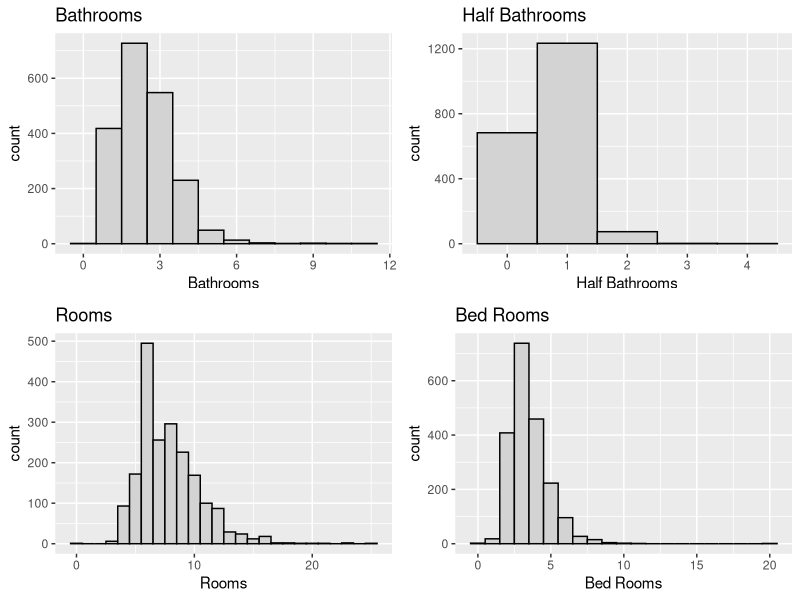
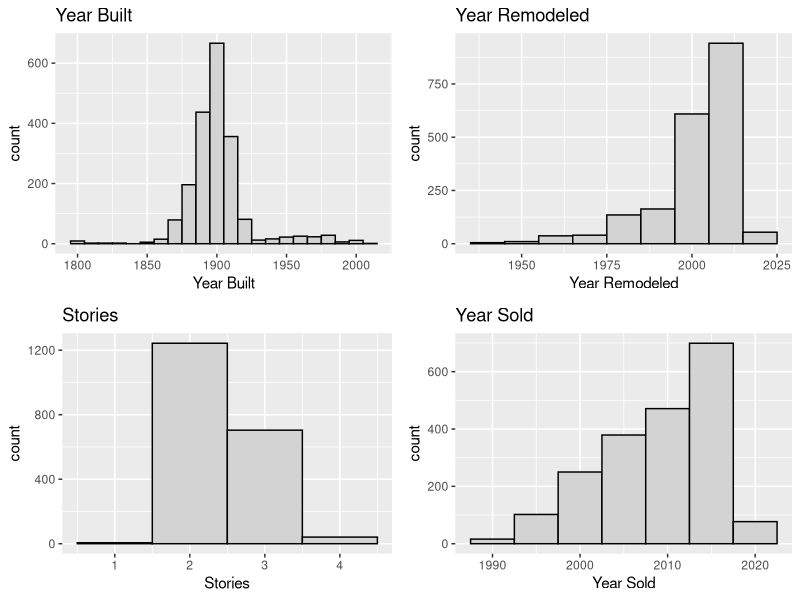
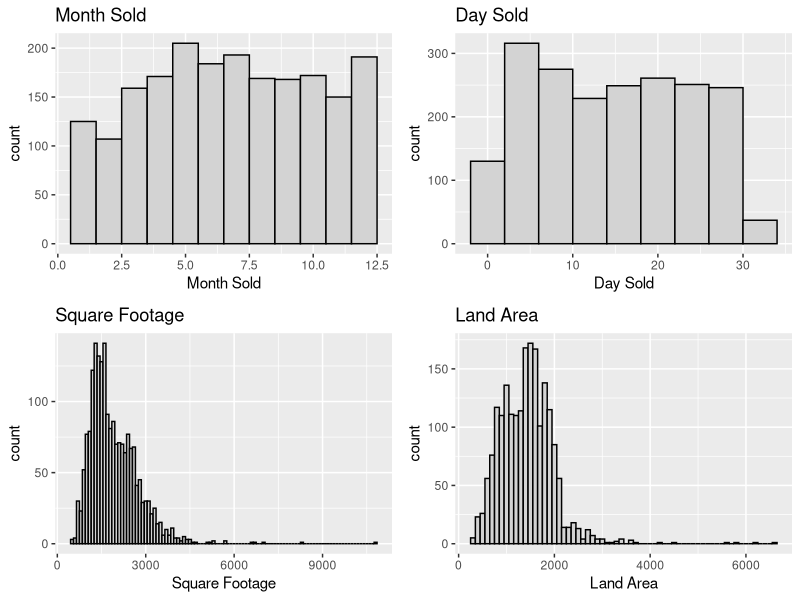
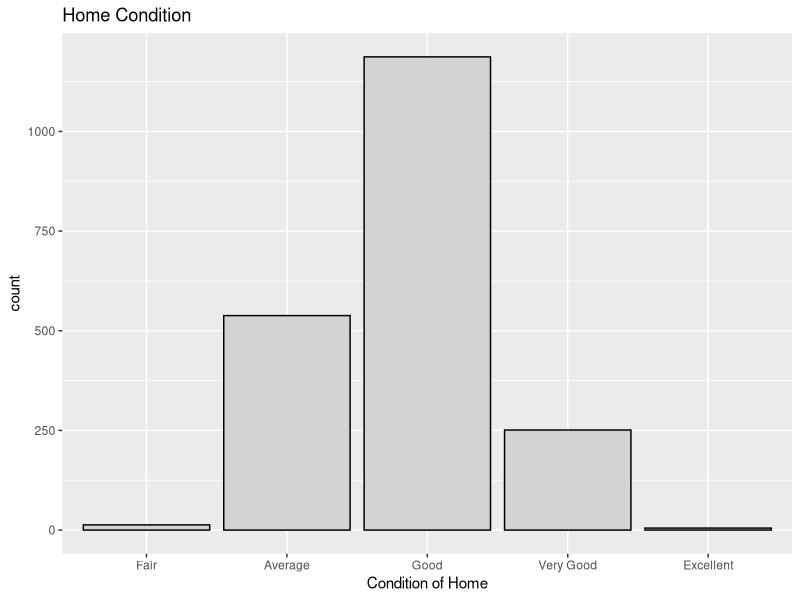
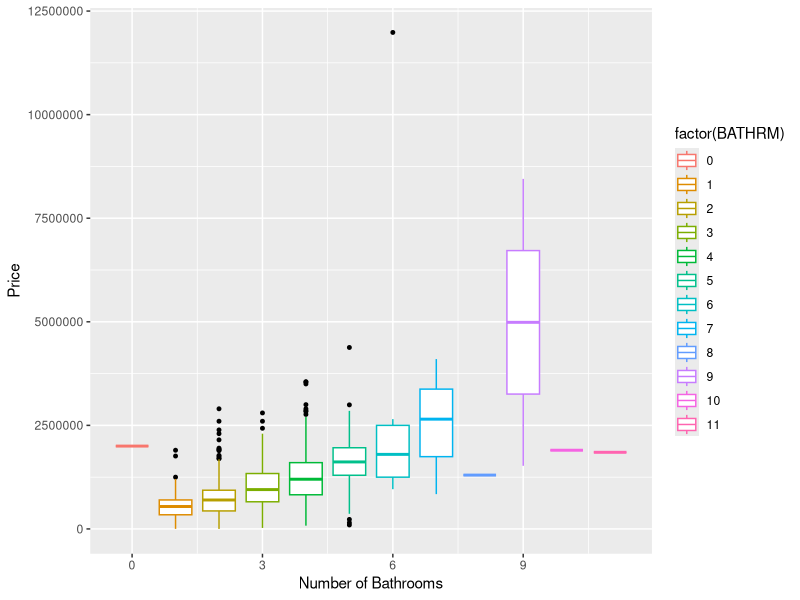
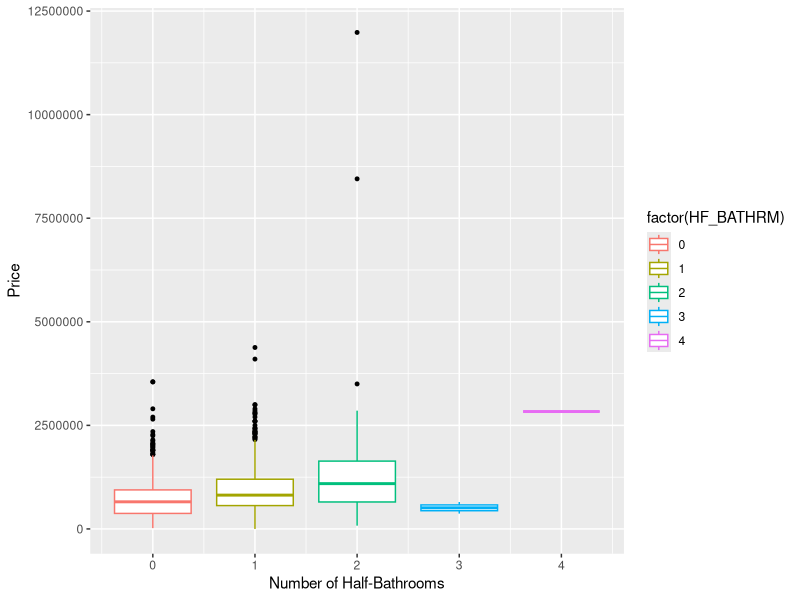
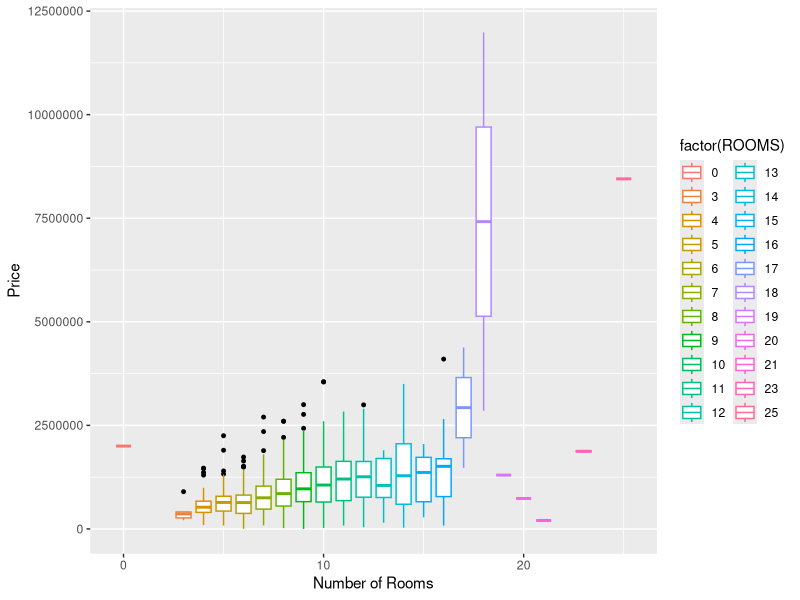
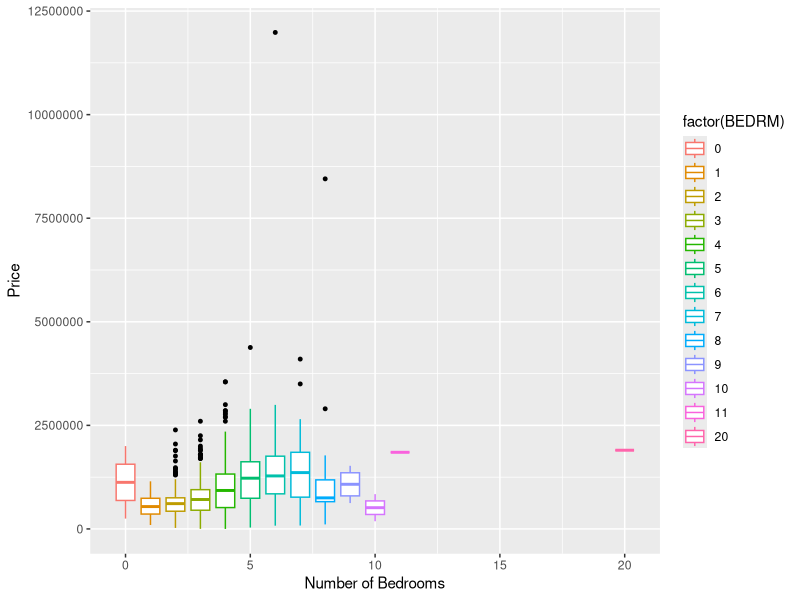

The R source for these figures, in order:
## ---- chunk 1
knitr::opts_chunk$set(echo = TRUE)
library(ggplot2)
library(dplyr)
library(readr)
library(car)
library(broom)
library(corrplot)
library(gridExtra)
## ---- chunk 2

houses <- read.csv("DC_properties_clean.csv")

excl_rows <- houses[sample(nrow(houses), 5), ] # Exclude Random Rows
houses <- setdiff(houses, excl_rows)

houses$CNDTN <- factor(houses$CNDTN, order = TRUE, levels = c("Fair", "Average", "Good", "Very Good", "Excellent"))

## ---- chunk 3


require(gridExtra)

plot1 <- ggplot(houses, aes(x = BATHRM))+
  geom_histogram(color="black", fill="light gray", binwidth = 1)+
  labs(x="Bathrooms", title="Bathrooms")

plot2 <- ggplot(houses, aes(x = HF_BATHRM))+
  geom_histogram(color="black", fill="light gray", binwidth = 1)+
  labs(x="Half Bathrooms", title="Half Bathrooms")

plot3 <- ggplot(houses, aes(x = ROOMS))+
  geom_histogram(color="black", fill="light gray", binwidth = 1)+
  labs(x="Rooms", title="Rooms")

plot4 <- ggplot(houses, aes(x = BEDRM))+
  geom_histogram(color="black", fill="light gray", binwidth = 1)+
  labs(x="Bed Rooms", title="Bed Rooms")

grid.arrange(plot1, plot2, plot3, plot4, nrow =2, ncol = 2)



plot5 <- ggplot(houses, aes(x = AYB))+
  geom_histogram(color="black", fill="light gray", binwidth = 10)+
  labs(x="Year Built", title="Year Built")

plot6 <- ggplot(houses, aes(x = YR_RMDL))+
  geom_histogram(color="black", fill="light gray", binwidth = 10)+
  labs(x="Year Remodeled", title="Year Remodeled")

plot7 <- ggplot(houses, aes(x = STORIES))+
  geom_histogram(color="black", fill="light gray", binwidth = 1)+
  labs(x="Stories", title="Stories")

plot8 <- ggplot(houses, aes(x = SALEYEAR))+
  geom_histogram(color="black", fill="light gray", binwidth = 5)+
  labs(x="Year Sold", title="Year Sold")

grid.arrange(plot5, plot6, plot7, plot8, nrow =2, ncol = 2)



plot9 <- ggplot(houses, aes(x = SALEMONTH))+
  geom_histogram(color="black", fill="light gray", binwidth = 1)+
  labs(x="Month Sold", title="Month Sold")

plot10 <- ggplot(houses, aes(x = SALEDAY))+
  geom_histogram(color="black", fill="light gray", binwidth = 4)+
  labs(x="Day Sold", title="Day Sold")

plot11 <- ggplot(houses, aes(x = GBA))+
  geom_histogram(color="black", fill="light gray", binwidth = 100)+
  labs(x="Square Footage", title="Square Footage")

plot12 <- ggplot(houses, aes(x = LANDAREA))+
  geom_histogram(color="black", fill="light gray", binwidth = 100)+
  labs(x="Land Area", title="Land Area")

grid.arrange(plot9, plot10, plot11, plot12, nrow =2, ncol = 2)


ggplot(houses, aes(x = CNDTN))+
  geom_bar(color="black", fill="light gray")+
  labs(x="Condition of Home", title="Home Condition")



# Boxplots to identify outliers

ggplot(houses, aes(x=BATHRM, y=PRICE, color = factor(BATHRM))) +
  geom_boxplot(outlier.color = "black", outlier.size = 1) +
  labs(x="Number of Bathrooms", y="Price")
    
ggplot(houses, aes(x=HF_BATHRM, y=PRICE, color = factor(HF_BATHRM))) +
  geom_boxplot(outlier.color = "black", outlier.size = 1) +
  labs(x="Number of Half-Bathrooms", y="Price")

ggplot(houses, aes(x=ROOMS, y=PRICE, color = factor(ROOMS))) +
  geom_boxplot(outlier.color = "black", outlier.size = 1) +
  labs(x="Number of Rooms", y="Price")

ggplot(houses, aes(x=BEDRM, y=PRICE, color = factor(BEDRM))) +
  geom_boxplot(outlier.color = "black", outlier.size = 1) +
  labs(x="Number of Bedrooms", y="Price")

#Because there are so many years, lumping them all together for AYB & YR_RMDL doesnt make sense. But it looks busy. If I had more time I would figure out how to group them into decades
ggplot(houses, aes(x=AYB, y=PRICE, color = factor(AYB))) +
  geom_boxplot(outlier.color = "black", outlier.size = 1, show.legend = FALSE) +
  labs(x="Year Built", y="Price")

ggplot(houses, aes(x=YR_RMDL, y=PRICE, color = factor(YR_RMDL))) +
  geom_boxplot(outlier.color = "black", outlier.size = 1, show.legend = FALSE) +
  labs(x="Year Remodeled", y="Price") +
  coord_flip()

#####


boxplot(houses$YR_RMDL, main="Year Remodeled", sub=paste("Outlier rows: ", boxplot.stats(houses$YR_RMDL)$out))

par(mfrow = c(1,2))
boxplot(houses$STORIES, main="Stories", sub=paste("Outlier rows: ", boxplot.stats(houses$STORIES)$out))

boxplot(houses$SALEYEAR, main="Year of Most Recent Sale", sub=paste("Outlier rows: ", boxplot.stats(houses$SALEYEAR)$out))

par(mfrow = c(1,2))
boxplot(houses$GBA, main="Gross Building Area", sub=paste("Outlier rows: ", boxplot.stats(houses$GBA)$out))

boxplot(houses$CNDTN, main="Condition", sub=paste("Outlier rows: ", boxplot.stats(houses$CNDTN)$out))

par(mfrow = c(1,2))
boxplot(houses$LANDAREA, main="Land Area", sub=paste("Outlier rows: ", boxplot.stats(houses$LANDAREA)$out))

boxplot(houses$PRICE, main="Price", sub=paste("Outlier rows: ", boxplot.stats(houses$PRICE)$out))

# Boxplots to identify outliers

boxplot(houses$BATHRM, main="Bathrooms", sub=paste("Outlier rows: ", boxplot.stats(houses$BATHRM)$out))

boxplot(houses$HF_BATHRM, main="Half Bathrooms", sub=paste("Outlier rows: ", boxplot.stats(houses$HF_BATHRM)$out))

boxplot(houses$ROOMS, main="Rooms", sub=paste("Outlier rows: ", boxplot.stats(houses$ROOMS)$out))



## ---- chunk 4

## ---- chunk 5

# scatterplots


# price by room
room_price <- ggplot(houses, aes(x = ROOMS, y = PRICE))
room_price_plot <- room_price + geom_point()

# price by year
year_price <- ggplot(houses, aes(x = SALEYEAR, y = PRICE))
year_price_plot <- year_price + geom_point()


# price by month
month_price <- ggplot(houses, aes(x = SALEMONTH, y = PRICE))
month_price_plot <- month_price + geom_point()

# price by day of month
day_price <- ggplot(houses, aes(x = SALEDAY, y = PRICE))
day_price_plot <-  day_price + geom_point()

grid.arrange(room_price_plot, year_price_plot, month_price_plot, day_price_plot, nrow = 2,  ncol = 2)

## ---- chunk 6

# Use corrplot to display a correlation matrix of that variables

corr_matrix <- cor(data.frame(houses$HF_BATHRM, houses$BATHRM, houses$ROOMS, houses$BEDRM,houses$AYB, houses$YR_RMDL, houses$PRICE, houses$SALEDAY, houses$SALEMONTH, houses$SALEYEAR, houses$STORIES, houses$LANDAREA, houses$GBA))
corrplot(corr_matrix, type = "upper", order = "hclust", 
         tl.col = "black", tl.srt = 45)

## ---- chunk 7

# 5. Identification and evaluation of suitable model

fit <- lm(data = houses, PRICE ~ BATHRM + HF_BATHRM  + ROOMS + BEDRM + AYB + YR_RMDL + STORIES + SALEMONTH + SALEDAY + SALEYEAR + GBA + CNDTN + LANDAREA)

# Review p-values, check sign of estimates

summary(fit)

## ---- chunk 8

# Review ANOVA and compare F statistic

anova(fit)

## ---- chunk 9

# Residual plot and look for non-constant variance

fit.df <- augment(fit)
ggplot(fit.df, aes(x = .fitted, y = .resid))+
  geom_point()+
  geom_hline(yintercept = 0, linetype = 2)+
  labs( x = "Fitted Values", y = "Residuals")

## ---- chunk 10
# Shapiro-Wilk test for normality

shapiro.test(fit$residuals)

## ---- chunk 11
# ncvTest for constant variance

ncvTest(fit)

## ---- chunk 12

# Variance Inflation Factor (used to identify multicllinearity >= 10)

vif(fit)

## ---- chunk 13
# Review R2 value
# From summary above: adjusted R^2 = .6984

# Drop non-significant predictor variables (Droped AYB: +.0002, Rooms: No change, other lower)
fit <- lm(data = houses, PRICE ~ BATHRM + HF_BATHRM  +  BEDRM + YR_RMDL + STORIES + SALEMONTH + SALEDAY + SALEYEAR + GBA + CNDTN + LANDAREA)
#summary(fit)

# If multicollinearity is present, drop one correlated variable (None present)

#Variable Transformations
#powerTransform(houses$HF_BATHRM+1) # .776
#powerTransform(houses$BEDRM+1) # -.130
#powerTransform(houses$STORIES+1) # -2.084
#powerTransform(houses$SALEMONTH) # .809
#powerTransform(houses$SALEYEAR-1990) # 1.48 - didn't help
#powerTransform(houses$GBA) # -.08 -> LOG
#powerTransform(houses$LANDAREA) # .35 -> SQRT

fit <- lm(data = houses, PRICE ~  BATHRM  + HF_BATHRM  + BEDRM + log(BEDRM+1) + STORIES  + SALEMONTH + SALEDAY + SALEYEAR  + GBA + log(GBA) + CNDTN + LANDAREA )
#summary(fit) # R^2 increased to .7269

# Transform the outcome variable if the residual plot looks suspicious
powerTransform(houses$PRICE) #.33 -> sqrt

# log lowers R2: .6589
fit1 <- lm(data = houses, log(PRICE) ~ BATHRM  + HF_BATHRM  + BEDRM + log(BEDRM+1) + STORIES  + SALEMONTH + SALEDAY + SALEYEAR  + GBA + log(GBA) + CNDTN + LANDAREA )
#summary(fit1)
# sqrt increase R2: .7481, drop YR_RMDL + .0001
fit2 <- lm(data = houses, sqrt(PRICE) ~ BATHRM  + HF_BATHRM  + BEDRM + log(BEDRM+1) + STORIES  + SALEMONTH + SALEDAY + SALEYEAR  + GBA + log(GBA) + CNDTN + LANDAREA )
#summary(fit2)
# inverse drastically decrease
fit3 <- lm(data = houses, I(1/PRICE) ~ BATHRM  + HF_BATHRM  + BEDRM + log(BEDRM+1) + STORIES  + SALEMONTH + SALEDAY + SALEYEAR  + GBA + log(GBA) + CNDTN + LANDAREA )
#summary(fit3)

## ---- chunk 14

fit_final <- lm(data = houses, sqrt(PRICE) ~  BATHRM  + HF_BATHRM  + BEDRM  + log(BEDRM+1) + STORIES  + SALEMONTH + SALEDAY + SALEYEAR  + GBA + log(GBA) + CNDTN + LANDAREA )
summary(fit_final) # R^2 increased to .7481

fit_final.df <- augment(fit_final)
ggplot(fit_final.df, aes(x = .fitted, y = .resid))+
  geom_point()+
  geom_hline(yintercept = 0, linetype = 2)+
  labs( x = "Fitted Values", y = "Residuals")

## ---- chunk 15

#using AIC & BIC for model comparison
"Initial Model AIC:"
AIC(fit) # AIC
"Initial Model BIC:"
BIC(fit) # BIC
"Final Model AIC:"
AIC(fit_final) # AIC
"Final Model BIC:"
BIC(fit_final) # BIC 

# The AIC and BIC for fit_final are both lower, so that is the better model

## ---- chunk 16

# 6. Application of the model 

# Test on excluded rows
predict(fit, newdata = excl_rows, interval = "predict")
